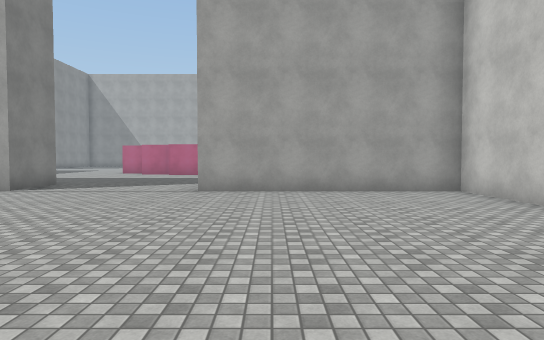
[1] (above)

16 first-person views from a walk through a Unity game level. The camera is 1.5 m above the floor, tilts 2° down and sees 75° across. The floor is counted in squares, 2 m on a side. Each view is taken from the middle of a square. On the plan, view 1 faces up. The plan holds only what a view shows up to about 11 squares ahead; the rest is blank. The place goes on beyond the plan. The player character is not drawn. Surface patterns are stand-ins for the level's own textures.

[2]
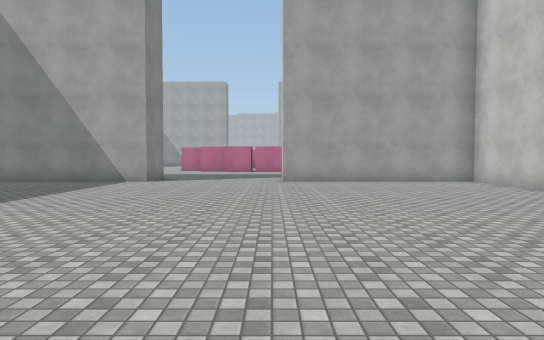

[3]
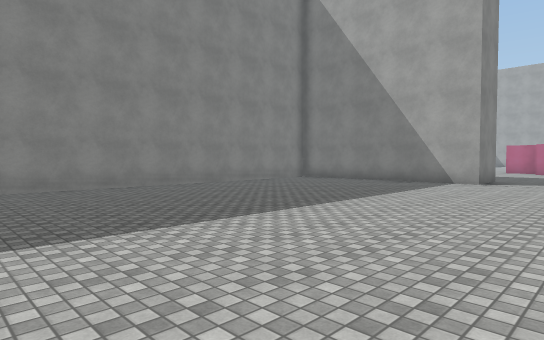

[4]
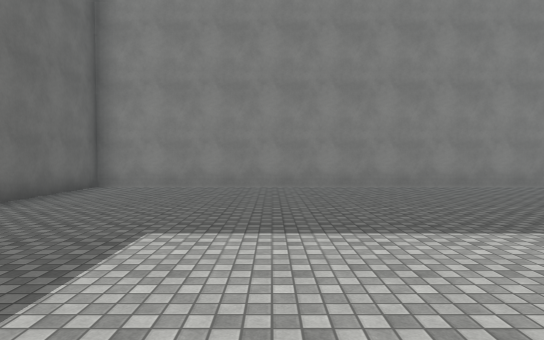

[5]
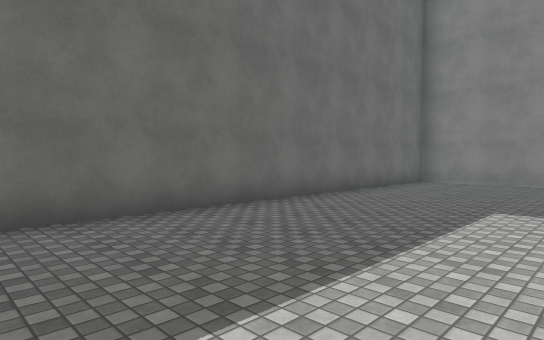

[6]
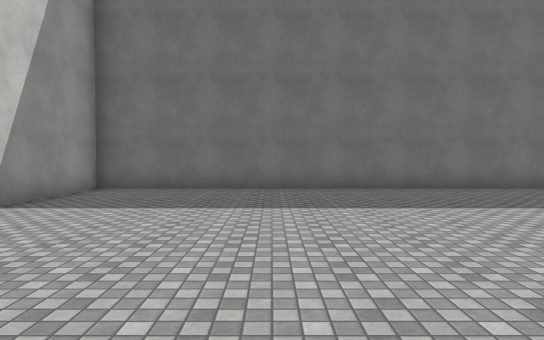

[7]
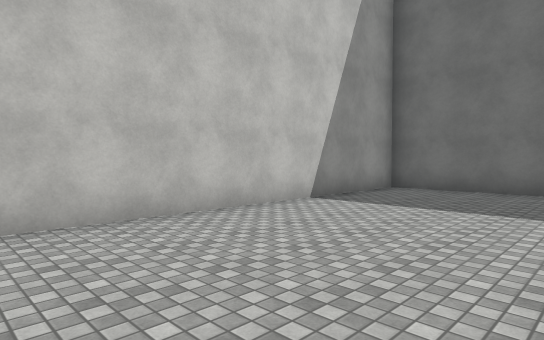

[8]
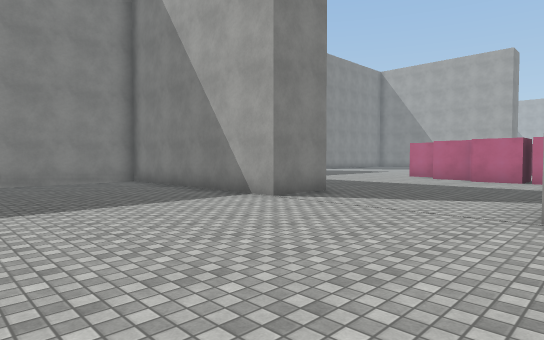

[9]
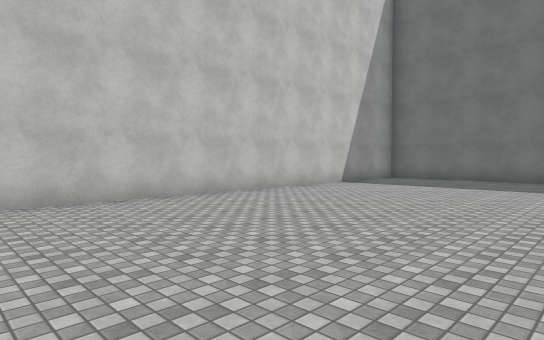

[10]
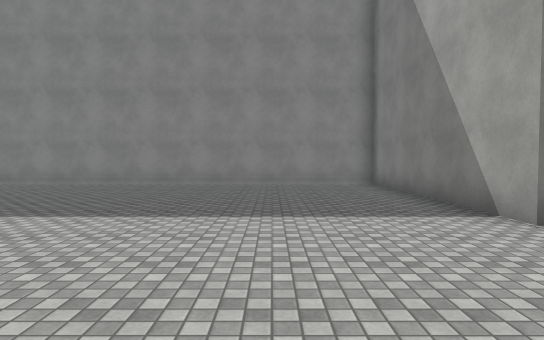

[11]
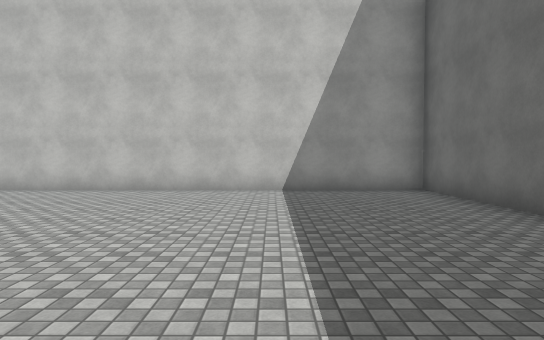

[12]
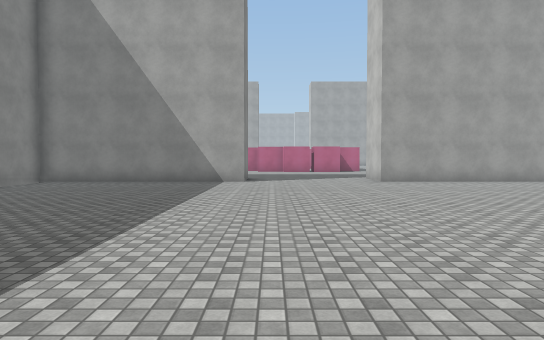

[13]
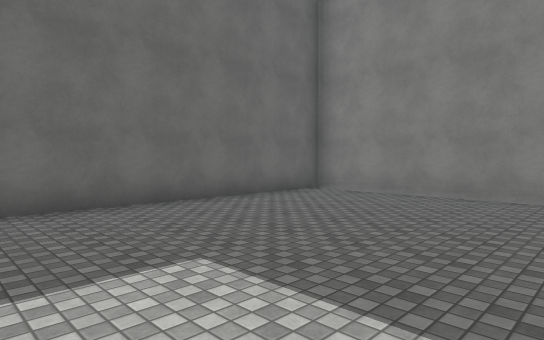

[14]
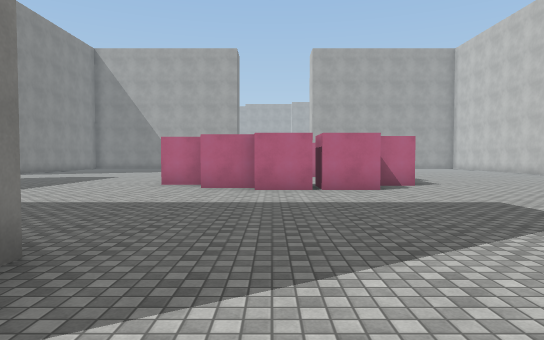

[15]
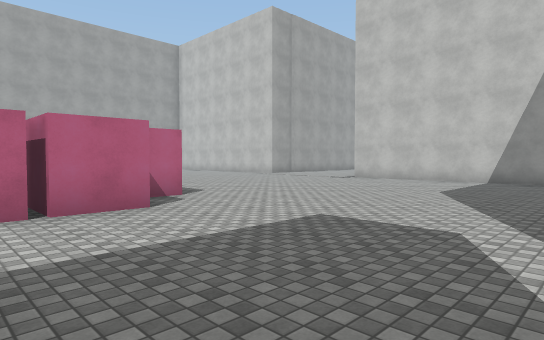

[16]
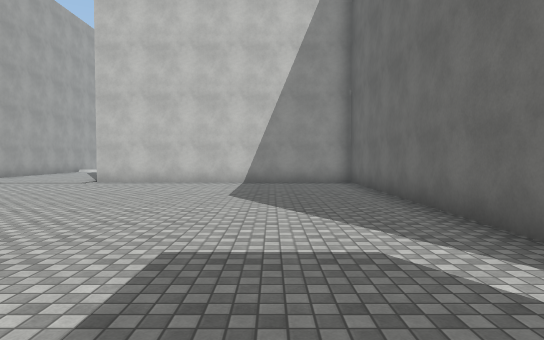

### Floor plan
Points are (right, up) in squares from view 1. A wall is a line through its corners. A room is listed if a view was taken in it or the views show most of it. See-through windows are left out.
Room 1 (views 1, 2, 3, 4, 5, 6, 7, 8, 9, 10, 11, 12, 13)
walls: (-5.8, 7.9) (-12.1, 7.9) (-12.1, -7.5) (4.2, -7.5) (4.2, 7.9) (-1.7, 7.9)
ways out: opening at (-4, 7.2) to room 2
Room 2 (views 14, 15, 16)
walls: (-3.1, 16.5) (-3.1, 15.1) (-4.5, 15.1); (-5.9, 16.7) (-7.1, 16.7); (-0.1, 16.3) (-1.1, 16.3); (-4.4, 15.6) (-5.8, 15.6); (-1.5, 15.1) (-2.8, 15.1) (-2.8, 16.4); (-5.8, 9.6) (-5.8, 7.9); (0, 9.6) (7.8, 9.6) (7.8, 17.4)
ways out: opening at (-4, 7.2) to room 1; gap at (-3, 16)

Where each view was taken, in squares from view 1:
view 1: 0 up, 0 right, facing up
view 2: 3 down, 2 left, facing up
view 3: 3 down, 3 left, facing up-left
view 4: 3 down, 3 left, facing left
view 5: 3 down, 1 left, facing down-left
view 6: 1 up, 0 right, facing down
view 7: 1 up, 0 right, facing down-right
view 8: 3 up, 1 left, facing up-left
view 9: 5 up, 2 left, facing down-right
view 10: 5 up, 2 left, facing left
view 11: 4 down, 4 left, facing right
view 12: 3 down, 5 left, facing up
view 13: 2 down, 5 left, facing down-left
view 14: 7 up, 4 left, facing up
view 15: 10 up, 4 left, facing up-right
view 16: 12 up, 3 left, facing right
